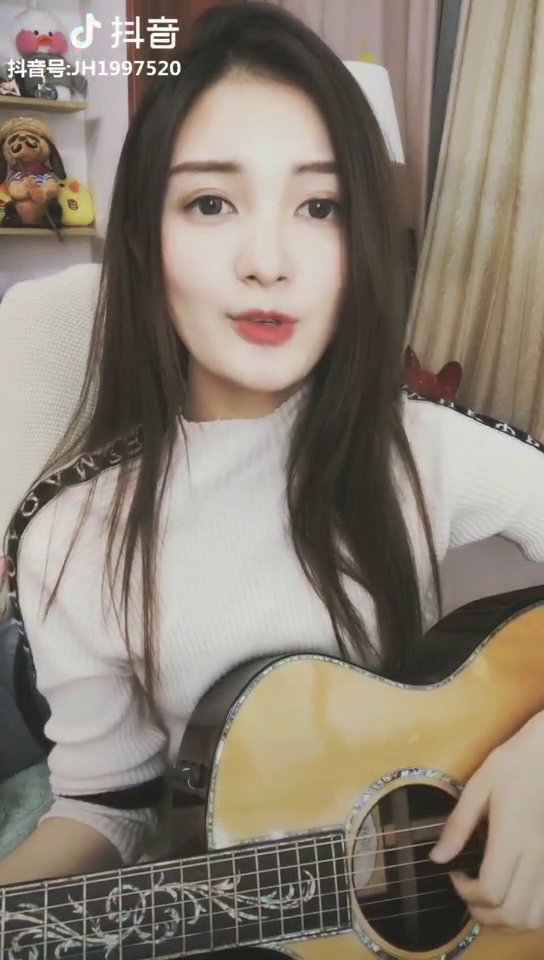
#> input picture frame 79 of human_video.mp4, 544 x 960 px
$ python three_video_to_one.py
#> lines starting #> are read from the running program, lines starting #| are printed output that depends on the picture; after the words box and inside, x2 and y2 are one past the last pixel; in counts of white or black regions, pixels touching at a corner belong together; pictures that were not available may be replaced by others from this repository, and a replacement may not be noted
import numpy as np
import cv2

human_video_cap = cv2.VideoCapture("human_video.mp4")
cat_video_cap =cv2.VideoCapture("cat_video2.mp4")
human_mouth_cat_cap = cv2.VideoCapture("cat_with_humanmouth.avi")

fourcc = cv2.VideoWriter_fourcc(*'MJPG')
video_writer = cv2.VideoWriter('three_video_to_one_cat_with_humanmouth.avi', fourcc, 29.43, (720,1280))

index=0
while(True):
    print(index)
    index+=1
    if(index>400):
        break
    human_ret,human_frame = human_video_cap.read()
#> human_frame is the input picture: shape (960, 544, 3); mean B, G, R 115.9, 128, 138.3
    human_frame = cv2.resize(human_frame,dsize=(240,426))
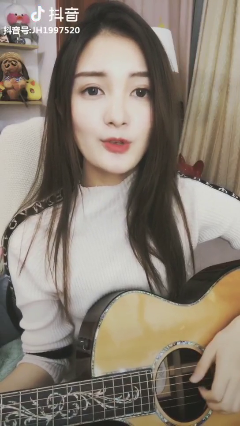
#> human_frame: shape (426, 240, 3); mean B, G, R 115.8, 127.9, 138.2
    cat_ret,cat_frame = cat_video_cap.read()
    cat_frame = cv2.resize(cat_frame,dsize=(240,426))
    human_mouth_cat_ret,human_mouth_cat_frame = human_mouth_cat_cap.read()
    human_mouth_cat_frame[:426,:240,:]=human_frame
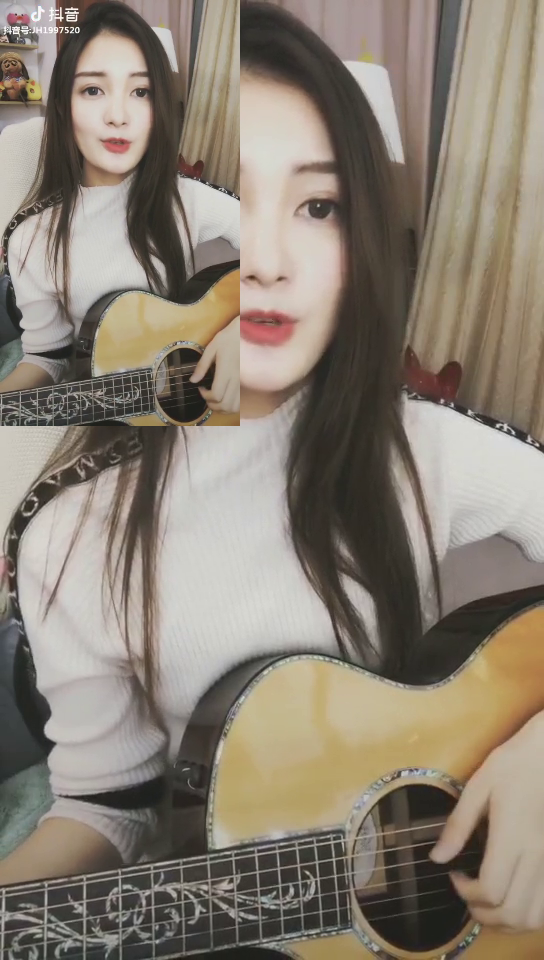
#> human_mouth_cat_frame: shape (960, 544, 3); 19.57% of pixels changed, all inside (x1, y1, x2, y2) = (0, 0, 240, 426)
#> (the run stopped early here; a loop or call above may not have finished)

$ run again, starting later in the video
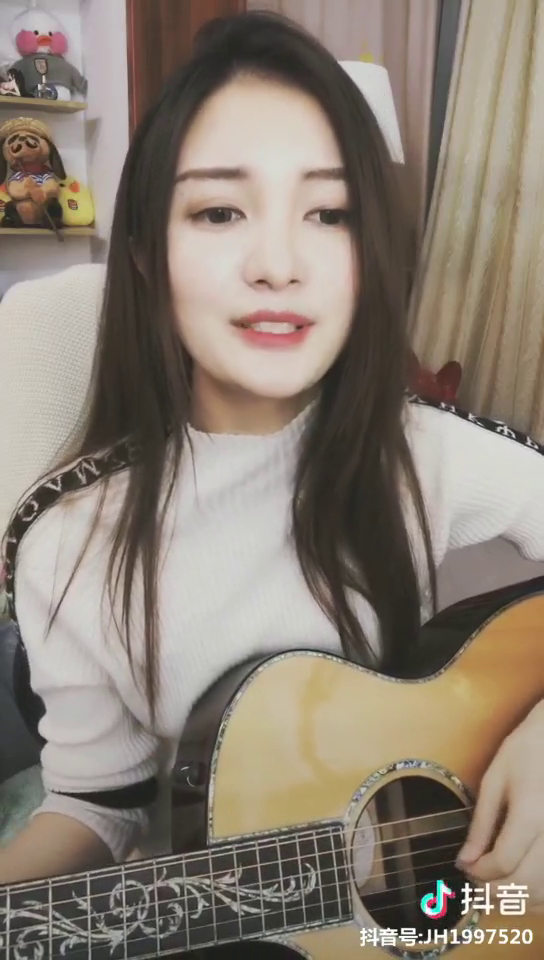
#> input picture frame 357 of human_video.mp4, 544 x 960 px
#> human_frame is the input picture: shape (960, 544, 3); mean B, G, R 116, 127.7, 138.9
#> `human_frame = cv2.resize(human_frame,dsize=(240,426))`:
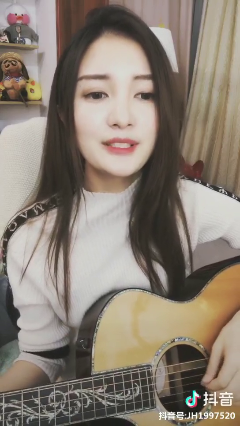
#> human_frame: shape (426, 240, 3); mean B, G, R 115.9, 127.6, 138.8
#> `human_mouth_cat_frame[:426,:240,:]=human_frame`:
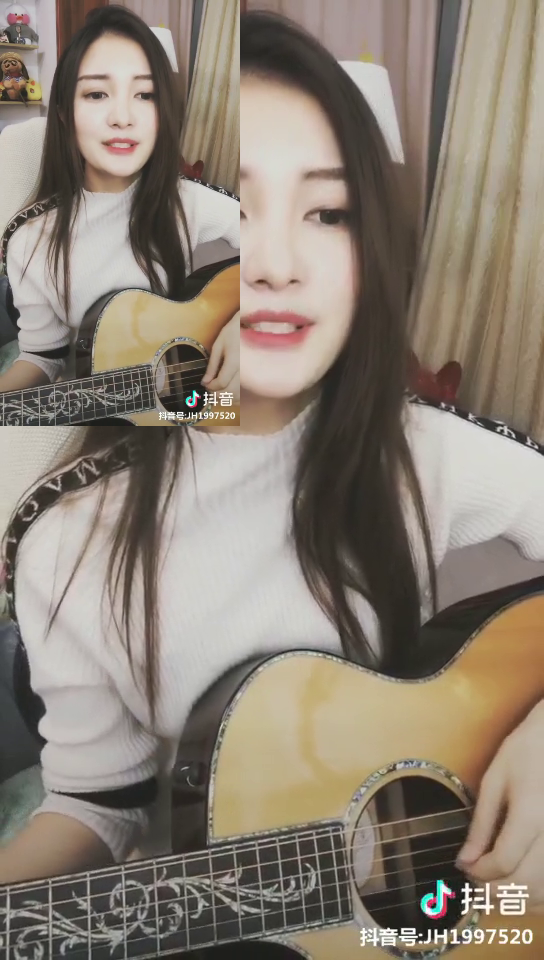
#> human_mouth_cat_frame: shape (960, 544, 3); 19.57% of pixels changed, all inside (x1, y1, x2, y2) = (0, 0, 240, 426)

$ run again, starting later in the video
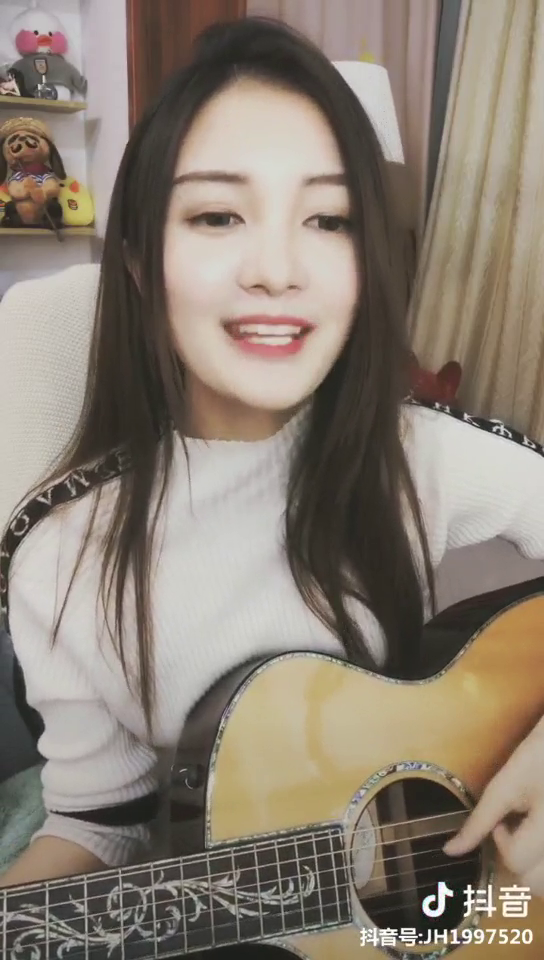
#> input picture frame 636 of human_video.mp4, 544 x 960 px
#> human_frame is the input picture: shape (960, 544, 3); mean B, G, R 115.3, 127.6, 138.5
#> `human_frame = cv2.resize(human_frame,dsize=(240,426))`:
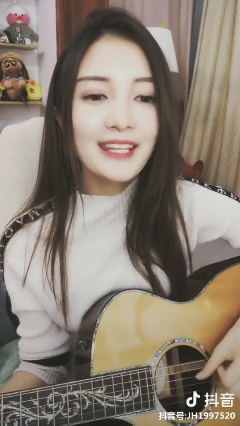
#> human_frame: shape (426, 240, 3); mean B, G, R 115.2, 127.5, 138.4
#> `human_mouth_cat_frame[:426,:240,:]=human_frame`:
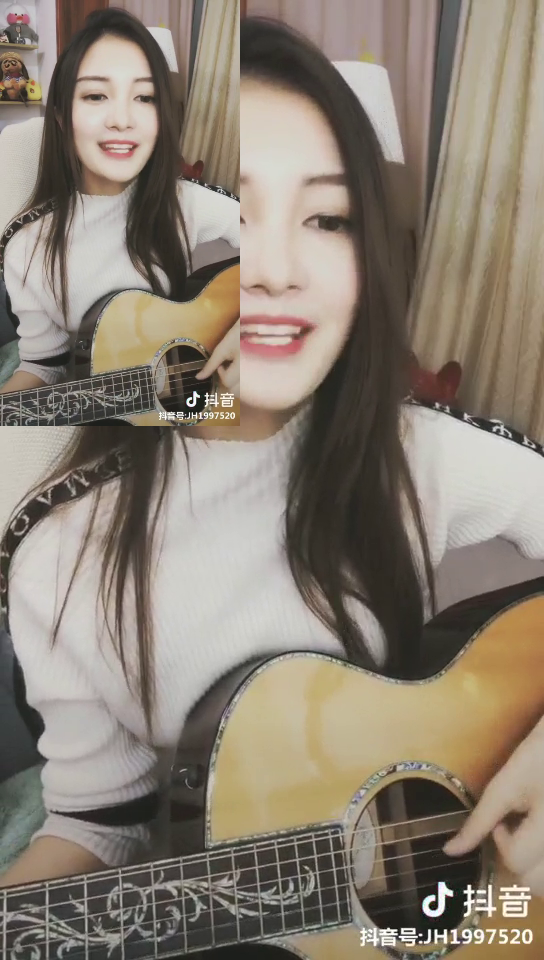
#> human_mouth_cat_frame: shape (960, 544, 3); 19.57% of pixels changed, all inside (x1, y1, x2, y2) = (0, 0, 240, 426)
